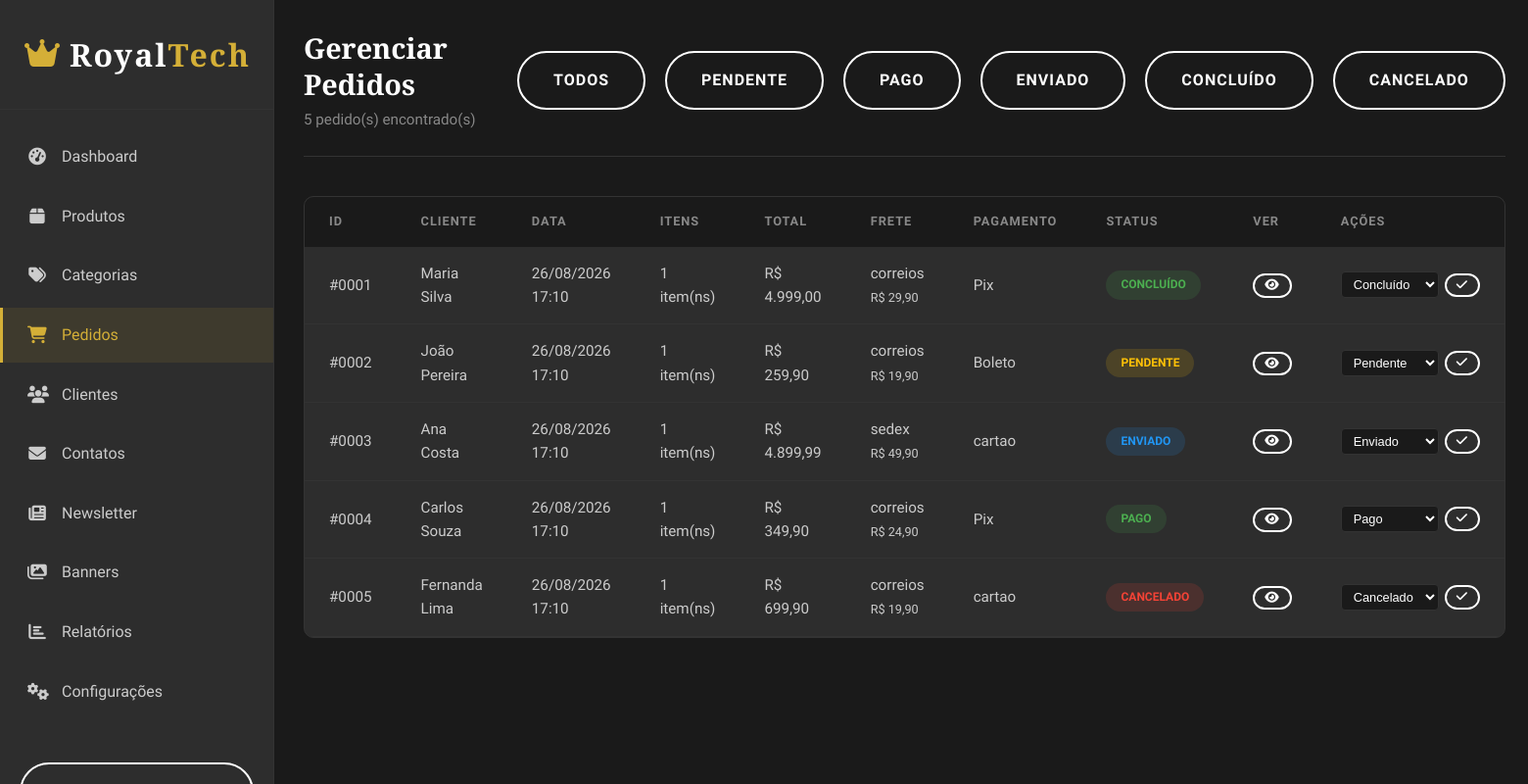
The page /pages/admin/orders.php (signed in) on the database its author committed.
### tables this page shows
CREATE TABLE IF NOT EXISTS e5_orders (
  id INT PRIMARY KEY AUTO_INCREMENT,
  user_id INT NOT NULL,
  status ENUM('pending','paid','shipped','delivered','canceled') NOT NULL DEFAULT 'pending',
  total DECIMAL(10,2) NOT NULL,
  shipping_method VARCHAR(50) NULL,
  shipping_cost DECIMAL(10,2) NOT NULL DEFAULT 0.00,
  payment_method VARCHAR(50) NULL,
  payment_status ENUM('pending','paid','refunded') NOT NULL DEFAULT 'pending',
  shipping_neighborhood VARCHAR(80) NULL,
  shipping_city VARCHAR(80) NULL,
  shipping_state VARCHAR(40) NULL,
  shipping_postal_code VARCHAR(10) NULL,
  created_at TIMESTAMP DEFAULT CURRENT_TIMESTAMP,
  updated_at TIMESTAMP DEFAULT CURRENT_TIMESTAMP ON UPDATE CURRENT_TIMESTAMP,
  CONSTRAINT fk_orders_user FOREIGN KEY (user_id) REFERENCES e5_users(id)
);

CREATE TABLE IF NOT EXISTS e5_users (
  id INT PRIMARY KEY AUTO_INCREMENT,
  name VARCHAR(80) NOT NULL,
  email VARCHAR(120) UNIQUE NOT NULL,
  username VARCHAR(40) UNIQUE NOT NULL,
  password VARCHAR(255) NOT NULL,
  role ENUM('customer','admin') NOT NULL DEFAULT 'customer',
  postal_code VARCHAR(10) NOT NULL,
  street VARCHAR(120) NOT NULL,
  number INT NOT NULL,
  complement VARCHAR(80) DEFAULT NULL,
  created_at TIMESTAMP DEFAULT CURRENT_TIMESTAMP,
  updated_at TIMESTAMP DEFAULT CURRENT_TIMESTAMP ON UPDATE CURRENT_TIMESTAMP
);

### includes/status_labels.php (called while the page is built, shortened)
<?php
$statusLabels = [
    'pending' => ['label' => 'Pendente', 'class' => 'status-pending'],
    'paid'    => ['label' => 'Pago',     'class' => 'status-active'],
    'shipped' => ['label' => 'Enviado',  'class' => 'status-processing'],
    'delivered'=> ['label' => 'Concluído','class' => 'status-active'],
    'canceled'=> ['label' => 'Cancelado','class' => 'status-inactive'],
];

### pages/admin/orders.php (the view, shortened to what this page needs)
<?php
include '../../database/connection.php';
require_once __DIR__ . '/../../includes/status_labels.php';
$filter = (string) ($_GET['status'] ?? '');
$sql = 'SELECT o.id, o.status, o.total, o.shipping_method, o.shipping_cost, o.payment_method, o.created_at, u.name AS user_name,
        (SELECT COUNT(*) FROM e5_order_items oi WHERE oi.order_id = o.id) AS item_count
        FROM e5_orders o INNER JOIN e5_users u ON u.id = o.user_id';
$params = [];
$sql .= ' ORDER BY o.created_at DESC';
$orders = $pdo->prepare($sql);
$orders->execute($params);
$orders = $orders->fetchAll();
?>
<!DOCTYPE html>
<html lang="pt-BR">
<head>
    <?php include 'head_inc.php'; ?>
</head>
<body>
    <div class="admin-wrapper">
        <?php $activePage = 'orders'; include 'sidebar_inc.php'; ?>
        <main class="admin-main">
            <header class="admin-header">
                <div class="admin-title">
                    <h2>Gerenciar Pedidos</h2>
                    <p><?php echo count($orders); ?> pedido(s) encontrado(s)</p>
                </div>
                <div class="admin-actions">
                    <a href="?status=" class="btn btn-secondary <?php echo $filter === '' ? 'active' : ''; ?>">Todos</a>
                    <?php foreach ($statusLabels as $key => $info): ?>
                    <a href="?status=<?php echo $key; ?>" class="btn btn-secondary <?php echo $filter === $key ? 'active' : ''; ?>"><?php echo $info['label']; ?></a>
                    <?php endforeach; ?>
                </div>
            </header>
            <div class="admin-table-container">
                    <table class="admin-table">
                        <thead>
                            <tr>
                                <th>ID</th>
                                <th>Cliente</th>
                                <th>Data</th>
                                <th>Itens</th>
                                <th>Total</th>
                                <th>Frete</th>
                                <th>Pagamento</th>
                                <th>Status</th>
                                <th>Ver</th>
                                <th>Ações</th>
                            </tr>
                        </thead>
                        <tbody>
                            <?php if (empty($orders)): ?>
                            <tr><td colspan="10" style="text-align:center; color:var(--color-gray); padding:40px;">Nenhum pedido encontrado.</td></tr>
                            <?php else: foreach ($orders as $o):
                                $info = $statusLabels[$o['status']] ?? ['label' => $o['status'], 'class' => ''];
                                $payLabel = ['pix'=>'Pix','boleto'=>'Boleto','credit'=>'Cartão','delivery'=>'Entrega'];
                            ?>
                            <tr>
                                <td>#<?php echo str_pad((string) $o['id'], 4, '0', STR_PAD_LEFT); ?></td>
                                <td><?php echo htmlspecialchars($o['user_name'], ENT_QUOTES, 'UTF-8'); ?></td>
                                <td><?php echo date('d/m/Y H:i', strtotime($o['created_at'])); ?></td>
                                <td><?php echo (int) $o['item_count']; ?> item(ns)</td>
                                <td>R$ <?php echo number_format((float) $o['total'], 2, ',', '.'); ?></td>
                                <td><?php echo $o['shipping_method'] ? htmlspecialchars($o['shipping_method'], ENT_QUOTES, 'UTF-8') . '<br><small>R$ ' . number_format((float)$o['shipping_cost'],2,',','.') . '</small>' : '—'; ?></td>
                                <td><?php echo htmlspecialchars($payLabel[$o['payment_method']] ?? $o['payment_method'] ?? '—', ENT_QUOTES, 'UTF-8'); ?></td>
                                <td><span class="status-badge <?php echo $info['class']; ?>"><?php echo $info['label']; ?></span></td>
                                <td><a href="order-detail.php?id=<?php echo (int) $o['id']; ?>" class="btn btn-secondary" style="padding:4px 10px; font-size:0.8rem;"><i class="fas fa-eye"></i></a></td>
                                <td>
                                    <form method="POST" style="display:flex; gap:6px; align-items:center;">
                                        <select name="status" style="padding:4px 8px; border:1px solid var(--color-border); border-radius:4px; background:var(--color-black); color:var(--color-white); font-size:0.8rem;">
                                            <?php foreach ($statusLabels as $k => $v): ?>
                                            <option value="<?php echo $k; ?>" <?php echo $k === $o['status'] ? 'selected' : ''; ?>><?php echo $v['label']; ?></option>
                                            <?php endforeach; ?>
                                        </select>
                                        <button type="submit" class="btn btn-secondary" style="padding:4px 10px; font-size:0.8rem;" aria-label="Atualizar status do pedido"><i class="fas fa-check"></i></button>
                                    </form>
                                </td>
                            </tr>
                            <?php endforeach; endif; ?>
                        </tbody>
                    </table>
            </div>
        </main>
    </div>
</body>
</html>

### assets/css/style.css (style rules this page uses)
:root { --color-primary: #d4af37; --color-primary-dark: #b8962e; --color-primary-light: #e8c547; --color-black: #1a1a1a; --color-black-light: #2d2d2d; --color-black-lighter: #404040; --color-white: #ffffff; --color-white-smoke: #f5f5f5; --color-gray: #888888; --color-gray-light: #cccccc; --color-border: #333333; --color-gold: #d4af37; --font-primary: 'Rajdhani', sans-serif; --font-secondary: 'Playfair Display', serif; --transition: all 0.3s ease; --shadow: 0 5px 20px rgba(0, 0, 0, 0.15); --shadow-hover: 0 10px 30px rgba(212, 175, 55, 0.2); }
* { margin: 0; padding: 0; box-sizing: border-box; }
html { scroll-behavior: smooth; }
body { font-family: var(--font-primary); font-size: 16px; line-height: 1.6; color: var(--color-white); background-color: var(--color-black); }
a { text-decoration: none; color: inherit; transition: var(--transition); }
h1, h2, h3, h4, h5, h6 { font-family: var(--font-secondary); font-weight: 700; line-height: 1.3; color: var(--color-white); }
h2 { font-size: 2.5rem; }
.btn { display: inline-flex; align-items: center; justify-content: center; gap: 10px; padding: 15px 35px; font-family: var(--font-primary); font-size: 1rem; font-weight: 600; text-transform: uppercase; letter-spacing: 1px; border: none; border-radius: 30px; cursor: pointer; transition: var(--transition); }
.btn-secondary { background: transparent; color: var(--color-white); border: 2px solid var(--color-white); }

### assets/css/admin.css (style rules this page uses)
.admin-wrapper { display: flex; min-height: 100vh; background: var(--color-black); }
.admin-main { flex: 1; margin-left: 280px; padding: 30px; background: var(--color-black); }
.admin-header { display: flex; justify-content: space-between; align-items: center; margin-bottom: 40px; padding-bottom: 25px; border-bottom: 1px solid var(--color-border); }
.admin-title h2 { font-size: 1.8rem; margin-bottom: 5px; }
.admin-title p { color: var(--color-gray); font-size: 0.95rem; }
.admin-actions { display: flex; align-items: center; gap: 20px; }
.admin-table-container { background: var(--color-black-light); border: 1px solid var(--color-border); border-radius: 10px; overflow: hidden; }
.admin-table { width: 100%; border-collapse: collapse; }
.admin-table th, .admin-table td { padding: 15px 25px; text-align: left; }
.admin-table th { background: var(--color-black); color: var(--color-gray); font-weight: 600; font-size: 0.8rem; text-transform: uppercase; letter-spacing: 1px; }
.admin-table td { border-bottom: 1px solid var(--color-border); color: var(--color-gray-light); font-size: 0.95rem; }
.admin-table tbody tr { transition: var(--transition); }
.status-badge { display: inline-block; padding: 5px 15px; border-radius: 20px; font-size: 0.75rem; font-weight: 600; text-transform: uppercase; }
.status-active { background: rgba(76, 175, 80, 0.15); color: #4caf50; }
.status-inactive { background: rgba(244, 67, 54, 0.15); color: #f44336; }
.status-pending { background: rgba(255, 193, 7, 0.15); color: #ffc107; }
.status-processing { background: rgba(33, 150, 243, 0.15); color: #2196f3; }

### rows shown on the page
e5_orders: id "0001", user.name "Maria Silva", created_at "26/08/2026 17:10", item_count "1", total "4.999,00", shipping_method "correios", shipping_cost "29,90", payment_method "Pix", status "CONCLUÍDO", status "Concluído"
e5_orders: id "0002", user.name "João Pereira", created_at "26/08/2026 17:10", item_count "1", total "259,90", shipping_method "correios", shipping_cost "19,90", payment_method "Boleto", status "PENDENTE", status "Pendente"
e5_orders: id "0003", user.name "Ana Costa", created_at "26/08/2026 17:10", item_count "1", total "4.899,99", shipping_method "sedex", shipping_cost "49,90", payment_method "cartao", status "ENVIADO", status "Enviado"
e5_orders: id "0004", user.name "Carlos Souza", created_at "26/08/2026 17:10", item_count "1", total "349,90", shipping_method "correios", shipping_cost "24,90", payment_method "Pix", status "PAGO", status "Pago"
e5_orders: id "0005", user.name "Fernanda Lima", created_at "26/08/2026 17:10", item_count "1", total "699,90", shipping_method "correios", shipping_cost "19,90", payment_method "cartao", status "CANCELADO", status "Cancelado"

### other values the page prints
$item['label'] "Dashboard"
$item['label'] "Produtos"
$item['label'] "Categorias"
$item['label'] "Pedidos"
$item['label'] "Clientes"
$item['label'] "Contatos"
$item['label'] "Newsletter"
$item['label'] "Banners"
$item['label'] "Relatórios"
$item['label'] "Configurações"
count($orders) "5"
$info['label'] "PENDENTE"
$info['label'] "PAGO"
$info['label'] "ENVIADO"
$info['label'] "CONCLUÍDO"
